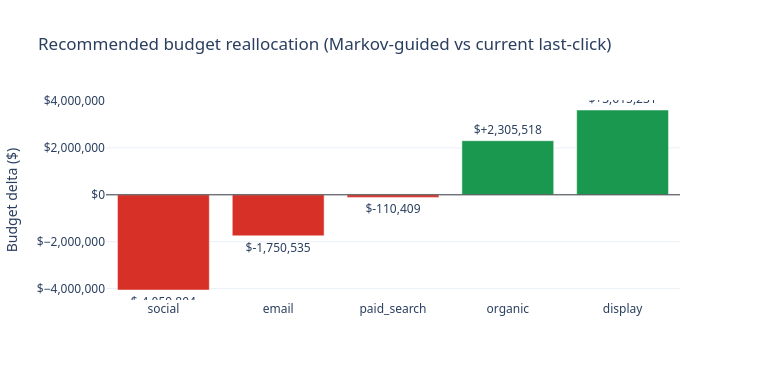

The cell this chart's notebook holds for it:
### Code cell
# Fig 4 — Budget reallocation waterfall
TOTAL_BUDGET = 500_000   # $500k example budget
current_alloc  = {ch: last_click_shares[ch] * TOTAL_BUDGET for ch in CHANNELS}
optimal_alloc  = {ch: markov_shares[ch]     * TOTAL_BUDGET for ch in CHANNELS}
delta = {ch: optimal_alloc[ch] - current_alloc[ch] for ch in CHANNELS}

delta_sorted = sorted(delta.items(), key=lambda x: x[1])
chs   = [d[0] for d in delta_sorted]
deltas = [d[1] for d in delta_sorted]
bar_colors = [C_NEGATIVE if v < 0 else C_POSITIVE for v in deltas]

fig4 = go.Figure(go.Bar(
    x=chs, y=deltas,
    marker_color=bar_colors,
    text=[f'${v:+,.0f}' for v in deltas],
    textposition='outside'
))
fig4.add_hline(y=0, line_dash='solid', line_color='#444', line_width=1)
fig4.update_layout(
    title='Recommended budget reallocation (Markov-guided vs current last-click)',
    yaxis_title='Budget delta ($)',
    yaxis_tickprefix='$',
    yaxis_tickformat=',.0f',
    height=380,
    width=760,
    template='plotly_white',
    font=dict(family='system-ui, sans-serif', size=12)
)
fig4.show()

print('\nBudget reallocation summary:')
for ch in sorted(delta, key=delta.get, reverse=True):
    arrow = '⬆' if delta[ch] > 0 else '⬇'
    print(f'  {arrow} {ch:<15} {delta[ch]:>+10,.0f}')

### Figure 1 — Plotly figure (JSON) as saved in the notebook; plotly's stock layout.template omitted (floating-point values rounded to 4 significant figures)
{"data": [{"marker": {"color": ["#D73027", "#D73027", "#D73027", "#1A9850", "#1A9850"]}, "text": ["$-4,059,804", "$-1,750,535", "$-110,409", "$+2,305,518", "$+3,615,231"], "textposition": "outside", "type": "bar", "x": ["social", "email", "paid_search", "organic", "display"], "y": [-4060000.0, -1751000.0, -110400.0, 2306000.0, 3615000.0]}], "layout": {"font": {"family": "system-ui, sans-serif", "size": 12}, "height": 380, "shapes": [{"line": {"color": "#444", "dash": "solid", "width": 1}, "type": "line", "x0": 0, "x1": 1, "xref": "x domain", "y0": 0, "y1": 0, "yref": "y"}], "title": {"text": "Recommended budget reallocation (Markov-guided vs current last-click)"}, "width": 760, "xaxis": {"autorange": true, "range": [-0.5, 4.5], "type": "category"}, "yaxis": {"autorange": true, "range": [-5597000.0, 5152000.0], "tickformat": ",.0f", "tickprefix": "$", "title": {"text": "Budget delta ($)"}, "type": "linear"}}}
